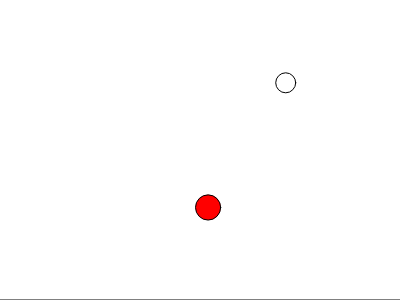
Frame 1 (no input)
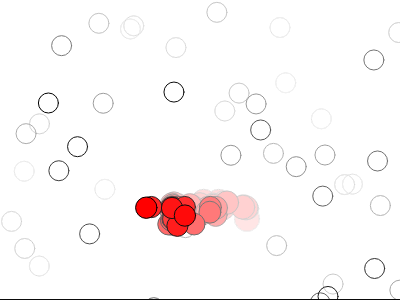
Frame 60 (no input)
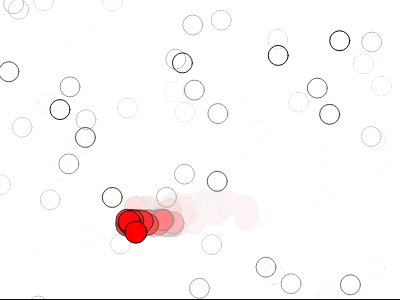
Frame 120 (the mouse pressed at the canvas centre since frame 60)

The p5.js sketch that drew these frames (run headless with seeded random() and noise() and a simulated clock; from frame 60 on, the mouse is pressed at the canvas centre):

// p5.js sketch
// ── sketch.js
var x,y;

// 函数setup() ：准备阶段
function setup() {
	createCanvas(400,300);
}

// 函数draw()：作画阶段
function draw() {
	fill(255,10);// 填充白色
	rect(-1,-1,width+2,height+1);
	randDrawEllipse1();

	var tNow = millis()/1000;
	noiseDrawEllipse0(tNow);
}

function noiseDrawEllipse0(t)
{
	var xr = noise(0.3*t+random(0,0.3));
	var yr = noise(0.3*t+random(0,0.3)+10000);
	var size = noise(0.4*t +20000);

	var x = map(xr,0,1,0,width);
	var y = map(yr,0,1,0,height);
	var s = map(size,0,1,10,30);

	push();
	fill(255,0,0);
	ellipse(x,y,s,s);
	pop();
}

function randDrawEllipse3()
{
	var r = random(0,1);
	var x = randX(0,width);
	var y = randX(0,height);
	ellipse(x,y,20,20);
}

function randDrawEllipse2()
{
	var r = random(0,1);
	if(r<0.2)
	{
		var x = random(0,width);
		var y = random(0,height);
		ellipse(x,y,20,20);
	}
	else
	{
		var x = random(width/3,width/2);
		var y = random(height/3,height/2);
		ellipse(x,y,20,20);
	}

	
}

function randDrawEllipse0()
{
	var x = random(0,width);
	var y = random(0,height);

	ellipse(x,y,20,20);
}

function randDrawEllipse1()
{
	var xr = random(0,1);
	var yr = random(0,1);

	var x = map(xr,0,1,0,width);
	var y = map(yr,0,1,0,width);

	ellipse(x,y,20,20);
}



function randX(a,b)
{
	var n=0
	while(n<10000)
	{
		var x = random(a,b);
		var y = random(0,b);
		var p = map(x,a,b,b,0);
		var ok = (y<p);

		print("(x,y): " + x + ", " + y + " ok?" + ok);

		if(ok)
		{
			return x;
		}
		n++;
	}
	return 0;
}
